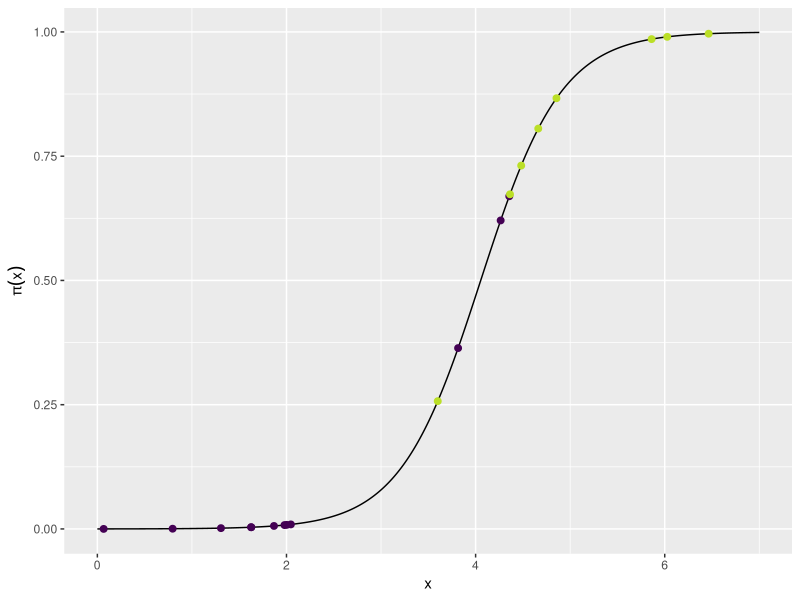
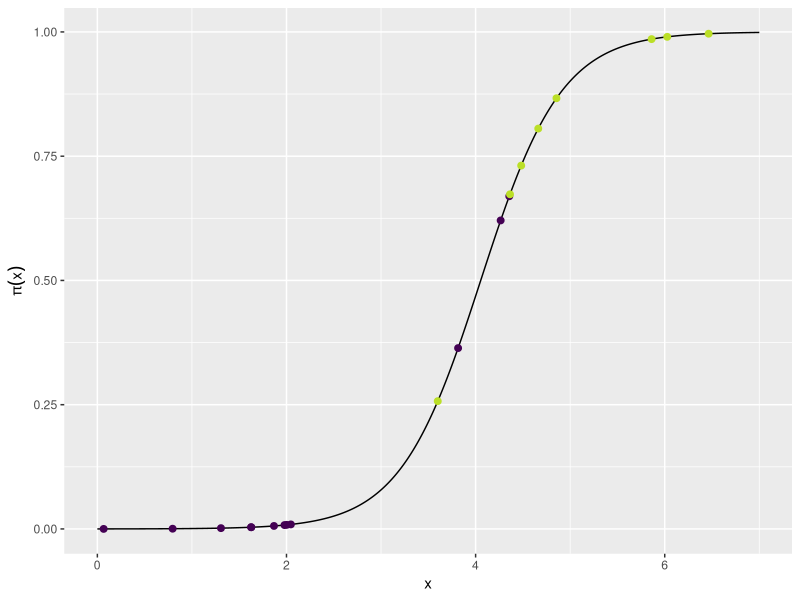

Reproduce these figures in R, in order.
# PREREQ -----------------------------------------------------------------------

library(knitr)
library(ggplot2)

options(digits = 3, 
        width = 65, 
        str = strOptions(strict.width = "cut", vec.len = 3))

# DATA -------------------------------------------------------------------------

set.seed(1234)

n = 20
x = runif(n, min = 0, max = 7)
y = x + rnorm(n) > 3.5
df = data.frame(x = x, y = y)

model = glm(y ~ x, family = binomial(link = "logit"), data = df)

df$score = predict(model)
df$prob = predict(model, type = "response")
x = seq(0, 7, by = 0.01)

dfn = data.frame(x = x)
dfn$prob = predict(model, newdata = dfn, type = "response")
dfn$score = predict(model, newdata = dfn)

# PLOT -------------------------------------------------------------------------

pdf("../figure/reg_class_log_5.pdf", width = 8, height = 5)

p = ggplot() + 
  geom_line(data = dfn, aes(x = x, y = prob))
p = p + geom_point(data = df, aes(x = x, y = prob, colour = y), size = 2)
p = p + xlab("x") + ylab(expression(pi(x)))
p = p + theme(legend.position = "none")
p = p + scale_color_viridis_d(end = .9)
p

ggsave("../figure/reg_class_log_5.pdf", width = 8, height = 5)
dev.off()
